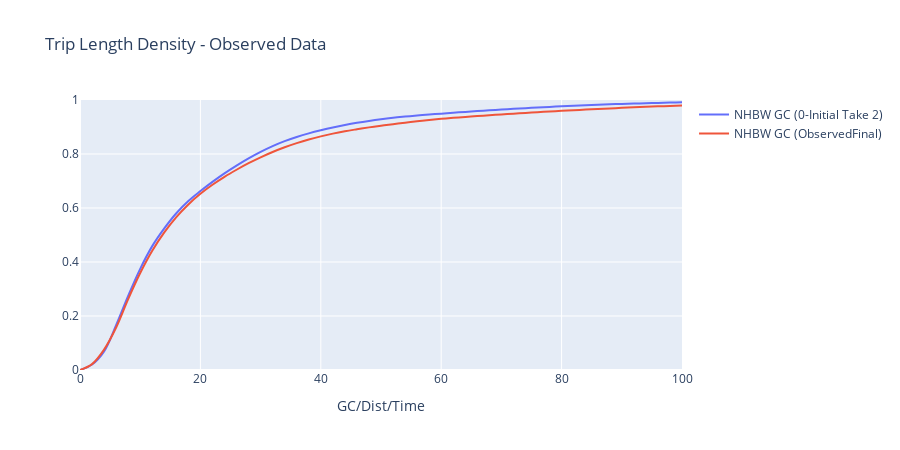

Source (notebook cell):
### Code cell
#custom extents
xmin = widgets.Text(value='0'  , description='X Min')
xmax = widgets.Text(value='100' , description='X Max')
ymin = widgets.Text(value='0'  , description='Y Min')
ymax = widgets.Text(value='1', description='Y Max')

widgets.interactive(update_density_mod_vs_obs, modeloption=selectModelOption,trippurps=selectTripPurp, tlftypes=selectTLFType, xmin=xmin, xmax=xmax, ymin=ymin, ymax=ymax)

### Figure 1 — Plotly figure (JSON) as saved in the notebook; plotly's stock layout.template omitted (floating-point values rounded to 4 significant figures; data arrays with more than 128 entries replaced by an {"elided": "..."} marker saying what was removed)
{"data": [{"line": {"shape": "spline"}, "mode": "lines", "name": "NHBW GC (0-Initial Take 2)", "type": "scatter", "x": {"elided": "201 int values"}, "y": {"elided": "201 float values"}}, {"line": {"shape": "spline"}, "mode": "lines", "name": "NHBW GC (ObservedFinal)", "type": "scatter", "x": {"elided": "206 int values"}, "y": {"elided": "206 float values"}}], "layout": {"height": 450, "title": {"text": "Trip Length Density - Observed Data"}, "xaxis": {"range": ["0", "100"], "title": {"text": "GC/Dist/Time"}}, "yaxis": {"range": ["0", "1"], "title": {"text": ""}}}}
